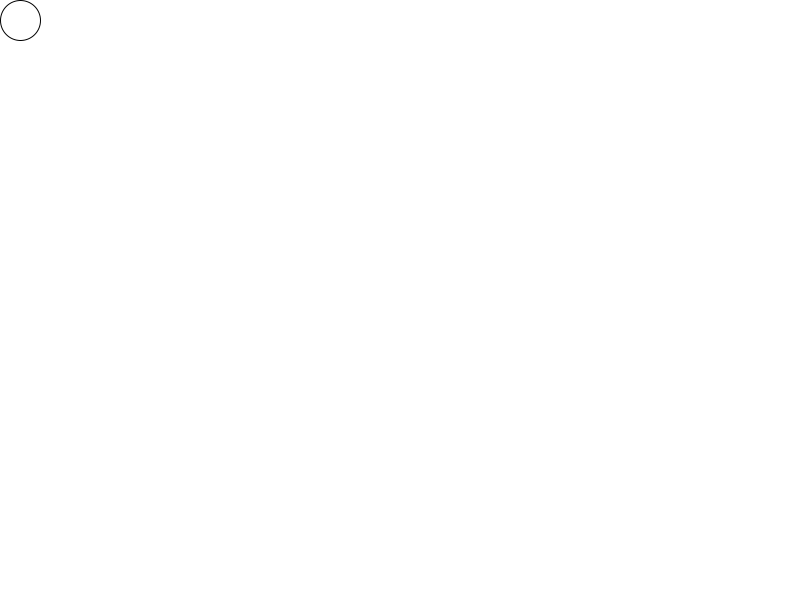
Frame 1 (no input)
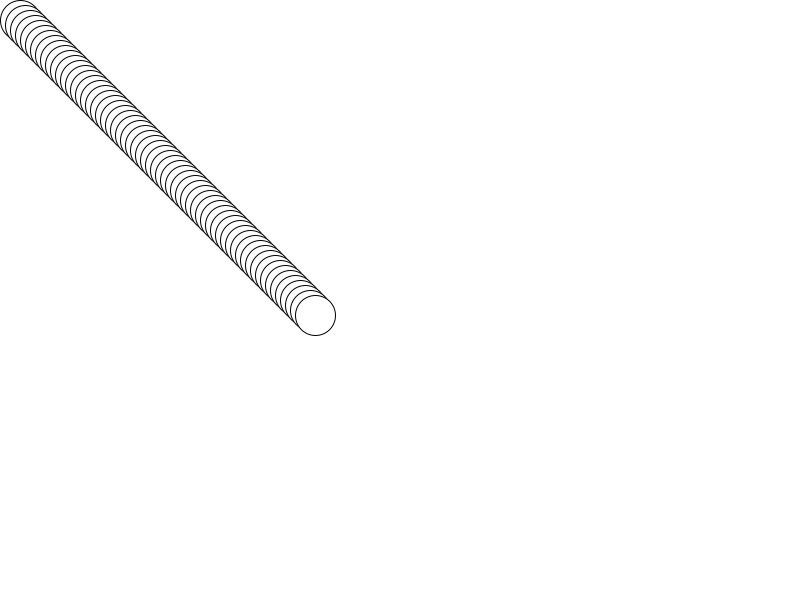
Frame 60 (the mouse pressed at the canvas centre just before this capture)
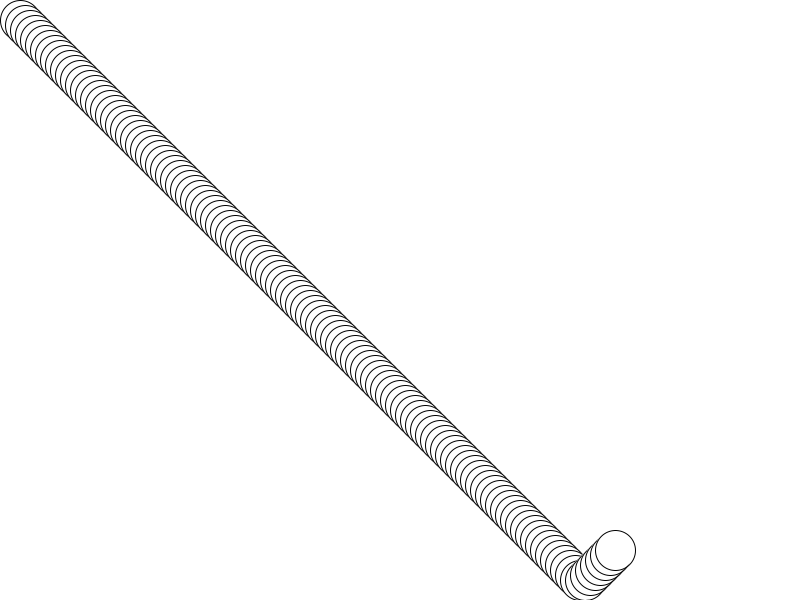
Frame 120 (the mouse held since frame 60 and released just before this capture)

The Processing sketch that drew these frames (run headless with seeded random() and noise(); from frame 60 on, the mouse is pressed at the canvas centre):

// Processing sketch: sketch_0005_02_bouncing_ball
// ── sketch_0005_02_bouncing_ball.pde

// speed = speedX + speedY;  
    //k = (mouseX - x) / (mouseY - y);
    //speedX= (float)Math.sqrt(Math.pow(speed, 2)/(float)(1 + Math.pow(k, 2)));
    //speedX = (mouseX - x) > 0 ? speedX : -speedX;
    //speedY = speedX * k;

void setup(){
  size(800, 600);
  background(255);
}

int radius = 20;
float x = radius;
float y = radius;
float speedX = 5;
float speedY = 5;
void draw() {
  
  ellipse(x, y, 2*radius , 2*radius);
  
  x = x + speedX;
  y = y + speedY;
  
  isTouchedGround();
}

void isTouchedGround() {
  
  if (x < radius ) {
    x = radius;
    speedX = -speedX;
  }
  if ( x > width-radius ) {
    x = width-radius;
    speedX = -speedX;
  }
  if ( y < radius ) {
    y = radius;
    speedY = -speedY;
  }
  if ( y > height-radius ) {
    y = height-radius;
    speedY = -speedY;
  }
}
